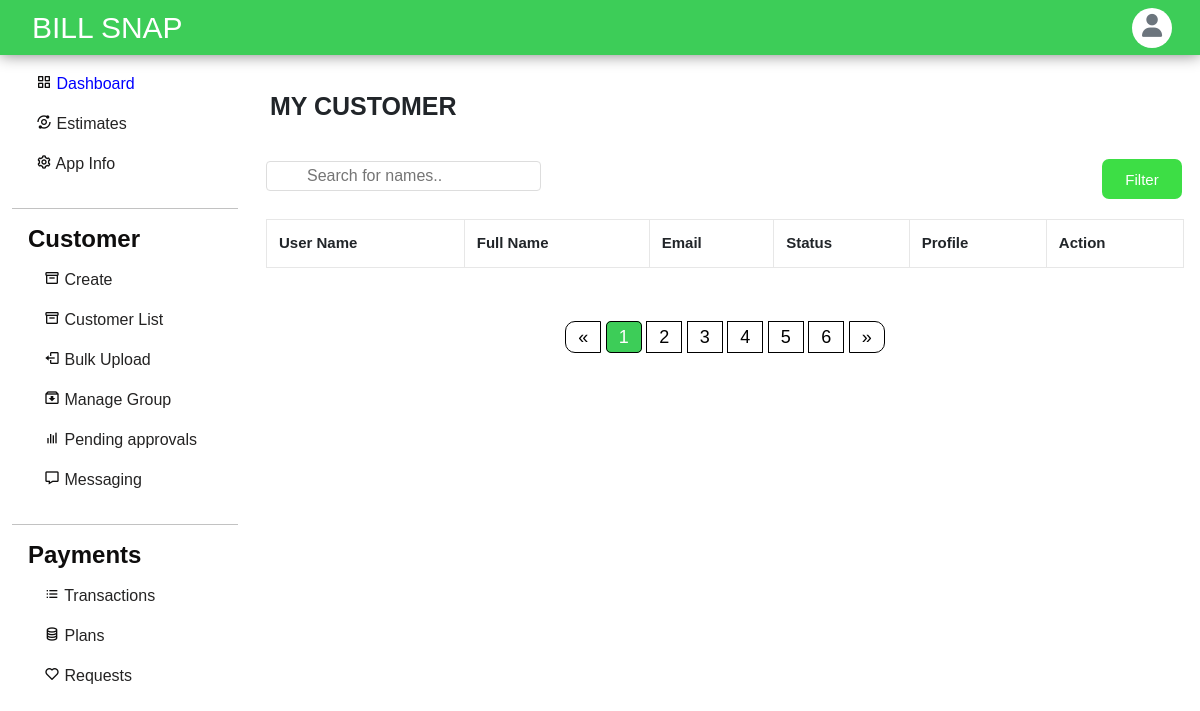
The page /apps/jin/customerlist/ (signed in) on the database as committed earlier.
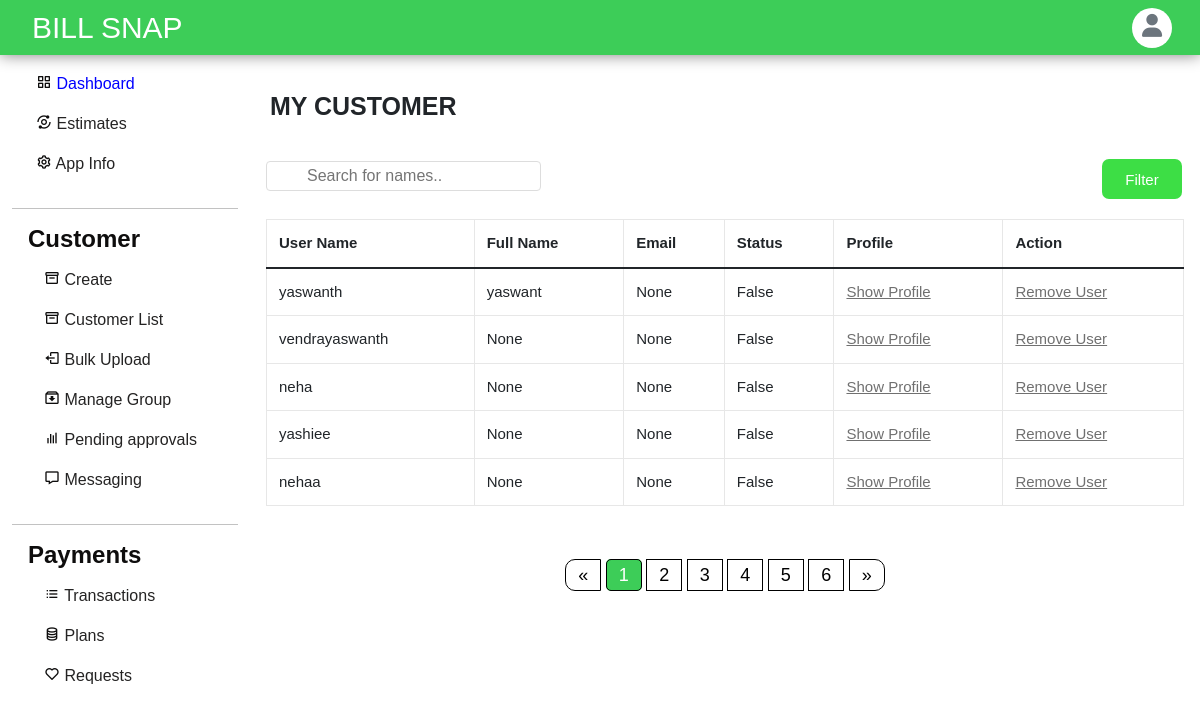
The same page on the database as committed later.
### accounts/models.py (models this page shows, shortened)
class Profile(models.Model):
    user = models.OneToOneField(User, on_delete=models.CASCADE, related_name='profile')
    apps=models.ManyToManyField(applists,related_name='apps')
    status = models.CharField(choices=status_choices, max_length=20, default='c')
    full_name = models.CharField(max_length=100, blank=True, null=True)
    utility_name = models.CharField(max_length=200, null=True, blank=True)
    utility_short_name= models.CharField(max_length=50, null=True, blank=True)
    utility_state= models.CharField(max_length=50, null=True, blank=True)
    utility_district= models.CharField(max_length=50, null=True, blank=True)
    utility_country= models.CharField(max_length=50, null=True, blank=True)
    utility_postalcode= models.CharField(max_length=20, null=True, blank=True)
    utility_address=models.TextField(max_length=200, null=True, blank=True)
    contact_person= models.CharField(max_length=200, null=True, blank=True)
    contact_email = models.EmailField(max_length=50, null=True, blank=True)
    contact_phnum = models.CharField(max_length=15, null=True, blank=True)
    contact_mobile= models.CharField(max_length=15, null=True, blank=True)
    contact_designation= models.CharField(max_length=100, null=True, blank=True)
    contact_landline= models.CharField(max_length=20, null=True, blank=True)
    emergency_person=models.CharField(max_length=200, null=True, blank=True)
    emergency_altperson=models.CharField(max_length=200, null=True, blank=True)
    emergency_mobile=models.CharField(max_length=200, null=True, blank=True)
    emergency_altmobile=models.CharField(max_length=200, null=True, blank=True)
    emergency_officeaddress=models.TextField(max_length=200,null=True,blank=True)
    emergency_altofficeaddress=models.TextField(max_length=200,null=True,blank=True)
    info_created_at = models.DateTimeField(auto_now_add=True)
    info_updated_at = models.DateTimeField(auto_now=True)
    se_coins= models.IntegerField(null=True, default=999, blank=True)
    slug = models.SlugField(max_length=200, editable=False, null=True, blank=True)
    admin=models.BooleanField(default=False)
    plans = models.ManyToManyField(Plan)
    plan_active = models.BooleanField(default=False)
    paid = models.BooleanField(default=False)

### dashboard/views.py (the view)
# urls.py: path('customerlist/',views.customerlist,name='customerlist'),
@login_required
def customerlist(request,slug):
    app=applists.objects.get(slug=slug)
    details = Profile.objects.filter(apps=app)
    return render(request, 'customerlist.html', {'details':details, 'slug':slug})

### templates/customerlist.html (shortened to what this page needs)
{% load static %}
<!DOCTYPE html>
<html lang="en">
<head>
  <link href="https://cdn.jsdelivr.net/npm/bootstrap@5.1.3/dist/css/bootstrap.min.css" rel="stylesheet"
 />
  <link href='https://unpkg.com/boxicons@2.0.7/css/boxicons.min.css' rel='stylesheet'>
  <link rel="stylesheet" href="https://cdnjs.cloudflare.com/ajax/libs/font-awesome/6.1.1/css/all.min.css" />
  <link rel="stylesheet" href="{% static 'assets/styles.css'%}">
</head>
<body>
  {% include "dashnav.html" %}
  <div class="main mx-auto">
    <div class="row">
      {% include "dashsidebar.html" %}
      <div class="col-md-7 flex-md-fill">
        <div class="col right" id="customer-list">
          <h2 class="ps-1 pt-3" id="pspt">MY CUSTOMER</h2><br>
          <button id="show" class="button button1 ">Filter</button>
          <input type="text" id="myInput" onkeyup="myFunction()" placeholder="Search for names.."
            title="Type in a name">
          <div class="table-responsive my-3">
            <table class="table table-bordered" id='table_filter'>
              <thead>
                <tr>
                  <th>User Name</th>
                  <th>Full Name</th>
                  <th>Email</th>
                  <th>Status</th>
                  <th>Profile</th>
                  <th>Action</th>
                </tr>
              </thead>
              <tbody>
                {% for i in details %}
                <tr>
                  <td>{{ i.user}}</td>
                  <td>{{ i.full_name}}</td>
                  <td>{{ i.contact_email}}</td>
                  <td>{{ i.paid}}</td>
                  <td>
                    <a class='w3-button w3-small w3-round w3-green'
                      href="{% url 'accounts:show-profile' i.user slug %}">Show Profile</a>
                  </td>
                  <td>
                    <a class='w3-button w3-small w3-round w3-red' href="{% url 'remove-customer' slug i.user %}">Remove
                      User</a>
                  </td>
                </tr>
                {%endfor%}
              </tbody>
            </table>
          </div>
          <br>
          <div class="demo1">
            <div class="demo">
              <a href="#">&laquo;</a>
              <a href="#" class="active">1</a>
              <a href="#">2</a>
              <a href="#">3</a>
              <a href="#">4</a>
              <a href="#">5</a>
              <a href="#">6</a>
              <a href="#">&raquo;</a>
            </div>
          </div>
        </div>
      </div>
    </div>
  </div>
</body>
</html>

Rows that differ between the two databases and show on the page:
now on this page (row edited): Profile: user "yaswanth", full_name "yaswant", contact_email "None", paid "False"
now on this page (row unchanged): Profile: user "vendrayaswanth", full_name "None", contact_email "None", paid "False"
now on this page (row unchanged): Profile: user "neha", full_name "None", contact_email "None", paid "False"
now on this page (row unchanged): Profile: user "yashiee", full_name "None", contact_email "None", paid "False"
now on this page (row unchanged): Profile: user "nehaa", full_name "None", contact_email "None", paid "False"
